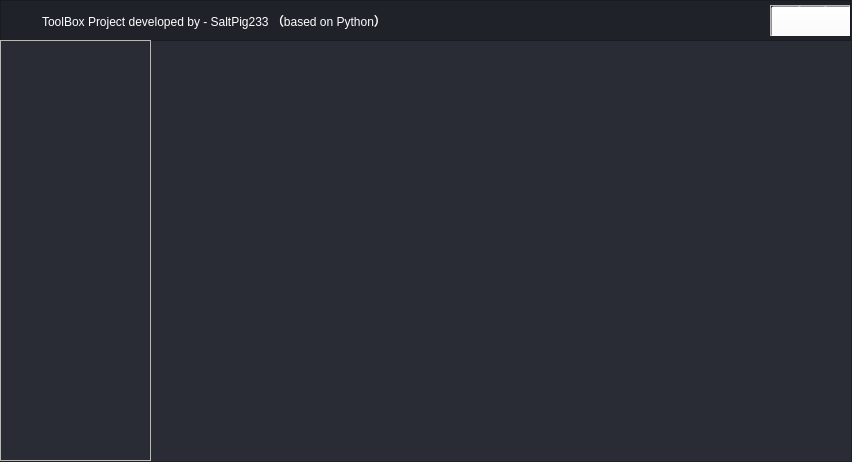
<?xml version="1.0" encoding="UTF-8"?>
<ui version="4.0">
 <class>MainWindow</class>
 <widget class="QMainWindow" name="MainWindow">
  <property name="geometry">
   <rect>
    <x>0</x>
    <y>0</y>
    <width>852</width>
    <height>462</height>
   </rect>
  </property>
  <property name="windowTitle">
   <string>MainWindow</string>
  </property>
  <widget class="QWidget" name="centralwidget">
   <layout class="QHBoxLayout" name="horizontalLayout">
    <property name="spacing">
     <number>0</number>
    </property>
    <property name="leftMargin">
     <number>0</number>
    </property>
    <property name="topMargin">
     <number>0</number>
    </property>
    <property name="rightMargin">
     <number>0</number>
    </property>
    <property name="bottomMargin">
     <number>0</number>
    </property>
    <item>
     <widget class="QFrame" name="frame">
      <property name="styleSheet">
       <string notr="true">QFrame#frame{
	background-color : rgb(41, 44, 53);
}</string>
      </property>
      <property name="frameShape">
       <enum>QFrame::StyledPanel</enum>
      </property>
      <property name="frameShadow">
       <enum>QFrame::Raised</enum>
      </property>
      <widget class="QFrame" name="frame_2">
       <property name="geometry">
        <rect>
         <x>0</x>
         <y>0</y>
         <width>851</width>
         <height>41</height>
        </rect>
       </property>
       <property name="styleSheet">
        <string notr="true">QFrame#frame_2{
	background-color : rgb(31, 35, 41)
}
QPushButton{
	background-color : rgba(255, 255, 255, 0)
}</string>
       </property>
       <property name="frameShape">
        <enum>QFrame::StyledPanel</enum>
       </property>
       <property name="frameShadow">
        <enum>QFrame::Raised</enum>
       </property>
       <layout class="QHBoxLayout" name="horizontalLayout_3">
        <property name="leftMargin">
         <number>4</number>
        </property>
        <property name="topMargin">
         <number>0</number>
        </property>
        <property name="rightMargin">
         <number>0</number>
        </property>
        <property name="bottomMargin">
         <number>0</number>
        </property>
        <item>
         <widget class="QLabel" name="logo">
          <property name="minimumSize">
           <size>
            <width>31</width>
            <height>31</height>
           </size>
          </property>
          <property name="maximumSize">
           <size>
            <width>31</width>
            <height>31</height>
           </size>
          </property>
          <property name="styleSheet">
           <string notr="true">QLabel#logo{
	
	border-image: url(:/background/logo.jpg);
}</string>
          </property>
          <property name="text">
           <string/>
          </property>
         </widget>
        </item>
        <item>
         <widget class="QLabel" name="label">
          <property name="minimumSize">
           <size>
            <width>340</width>
            <height>21</height>
           </size>
          </property>
          <property name="maximumSize">
           <size>
            <width>340</width>
            <height>21</height>
           </size>
          </property>
          <property name="styleSheet">
           <string notr="true">QLabel#label{
	
	color: rgb(255, 255, 255);
	;
	font: 10pt &quot;Adobe Devanagari&quot;;
}</string>
          </property>
          <property name="text">
           <string>ToolBox Project developed by - SaltPig233 （based on Python）</string>
          </property>
         </widget>
        </item>
        <item>
         <spacer name="horizontalSpacer">
          <property name="orientation">
           <enum>Qt::Horizontal</enum>
          </property>
          <property name="sizeHint" stdset="0">
           <size>
            <width>40</width>
            <height>20</height>
           </size>
          </property>
         </spacer>
        </item>
        <item>
         <widget class="QFrame" name="frame_3">
          <property name="minimumSize">
           <size>
            <width>80</width>
            <height>31</height>
           </size>
          </property>
          <property name="maximumSize">
           <size>
            <width>80</width>
            <height>31</height>
           </size>
          </property>
          <property name="frameShape">
           <enum>QFrame::StyledPanel</enum>
          </property>
          <property name="frameShadow">
           <enum>QFrame::Raised</enum>
          </property>
          <layout class="QHBoxLayout" name="horizontalLayout_2">
           <property name="spacing">
            <number>0</number>
           </property>
           <property name="leftMargin">
            <number>0</number>
           </property>
           <property name="topMargin">
            <number>0</number>
           </property>
           <property name="rightMargin">
            <number>0</number>
           </property>
           <property name="bottomMargin">
            <number>0</number>
           </property>
           <item>
            <widget class="QPushButton" name="min">
             <property name="minimumSize">
              <size>
               <width>31</width>
               <height>31</height>
              </size>
             </property>
             <property name="maximumSize">
              <size>
               <width>31</width>
               <height>31</height>
              </size>
             </property>
             <property name="text">
              <string/>
             </property>
             <property name="icon">
              <iconset>
               <normaloff>icons/最小化.png</normaloff>icons/最小化.png</iconset>
             </property>
            </widget>
           </item>
           <item>
            <widget class="QPushButton" name="max">
             <property name="minimumSize">
              <size>
               <width>31</width>
               <height>31</height>
              </size>
             </property>
             <property name="maximumSize">
              <size>
               <width>31</width>
               <height>31</height>
              </size>
             </property>
             <property name="text">
              <string/>
             </property>
             <property name="icon">
              <iconset>
               <normaloff>icons/最大化.png</normaloff>icons/最大化.png</iconset>
             </property>
             <property name="iconSize">
              <size>
               <width>20</width>
               <height>20</height>
              </size>
             </property>
            </widget>
           </item>
           <item>
            <widget class="QPushButton" name="max_2">
             <property name="minimumSize">
              <size>
               <width>31</width>
               <height>31</height>
              </size>
             </property>
             <property name="maximumSize">
              <size>
               <width>31</width>
               <height>31</height>
              </size>
             </property>
             <property name="text">
              <string/>
             </property>
             <property name="icon">
              <iconset>
               <normaloff>icons/关闭.png</normaloff>icons/关闭.png</iconset>
             </property>
             <property name="iconSize">
              <size>
               <width>25</width>
               <height>25</height>
              </size>
             </property>
            </widget>
           </item>
          </layout>
         </widget>
        </item>
       </layout>
      </widget>
      <widget class="QFrame" name="frame_4">
       <property name="geometry">
        <rect>
         <x>0</x>
         <y>40</y>
         <width>151</width>
         <height>421</height>
        </rect>
       </property>
       <property name="frameShape">
        <enum>QFrame::StyledPanel</enum>
       </property>
       <property name="frameShadow">
        <enum>QFrame::Raised</enum>
       </property>
      </widget>
     </widget>
    </item>
   </layout>
  </widget>
 </widget>
 <resources>
  <include location="pictures/pictures.qrc"/>
 </resources>
 <connections/>
</ui>
